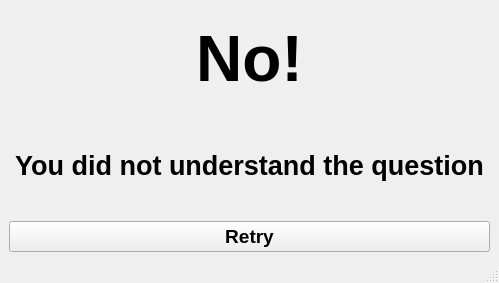
<?xml version="1.0" encoding="UTF-8"?>
<ui version="4.0">
 <class>MainWindow</class>
 <widget class="QMainWindow" name="MainWindow">
  <property name="geometry">
   <rect>
    <x>0</x>
    <y>0</y>
    <width>499</width>
    <height>283</height>
   </rect>
  </property>
  <property name="windowTitle">
   <string>MainWindow</string>
  </property>
  <widget class="QWidget" name="centralwidget">
   <layout class="QVBoxLayout" name="verticalLayout">
    <item>
     <widget class="QLabel" name="label">
      <property name="font">
       <font>
        <family>Arial</family>
        <pointsize>48</pointsize>
        <weight>75</weight>
        <bold>true</bold>
       </font>
      </property>
      <property name="text">
       <string>No!</string>
      </property>
      <property name="alignment">
       <set>Qt::AlignCenter</set>
      </property>
     </widget>
    </item>
    <item>
     <widget class="QLabel" name="label_2">
      <property name="font">
       <font>
        <family>Arial</family>
        <pointsize>20</pointsize>
        <weight>75</weight>
        <bold>true</bold>
       </font>
      </property>
      <property name="text">
       <string>You did not understand the question</string>
      </property>
      <property name="alignment">
       <set>Qt::AlignCenter</set>
      </property>
     </widget>
    </item>
    <item>
     <widget class="QPushButton" name="retry">
      <property name="font">
       <font>
        <family>Arial</family>
        <pointsize>14</pointsize>
        <weight>75</weight>
        <bold>true</bold>
       </font>
      </property>
      <property name="text">
       <string>Retry</string>
      </property>
     </widget>
    </item>
   </layout>
  </widget>
  <widget class="QMenuBar" name="menubar">
   <property name="geometry">
    <rect>
     <x>0</x>
     <y>0</y>
     <width>499</width>
     <height>21</height>
    </rect>
   </property>
  </widget>
  <widget class="QStatusBar" name="statusbar"/>
 </widget>
 <resources/>
 <connections/>
</ui>
